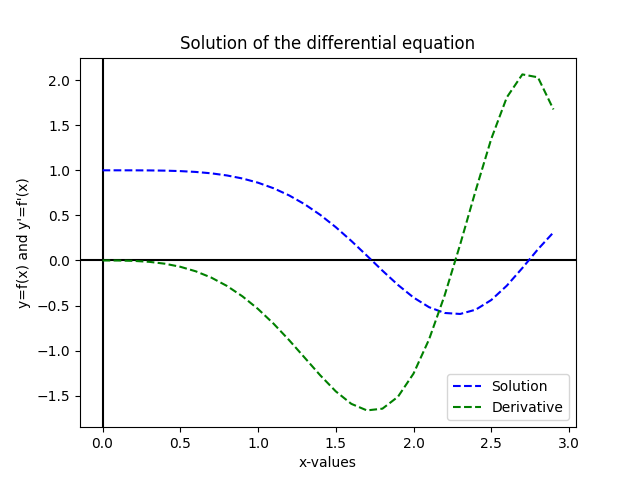

Write the Python code that produced this figure.
#Solving 2nd order ODE using odeint()
#Example 3

import numpy as np
import matplotlib.pyplot as plt
from scipy.integrate import odeint

def model(u,x):                                          #odeint() creates array like object u which must contain the function and its derivattive in it
    y1=u[0]                 
    y2=u[1]
    dy1dx1=y2                                             #1st derivative
    dy2dx2=-2*x**2*np.sin(y1)                    #2nd derivative
    list=[dy1dx1,dy2dx2]                             #Packed in a list
    return list
    
u0=[1,0]                                                     #Initial values of y1 and dy1dx1 packed in list
xrange=np.arange(0,3,0.1)
sol=odeint(model,u0,xrange)
plt.title('Solution of the differential equation')
plt.xlabel('x-values')
plt.ylabel("y=f(x) and y'=f'(x)")
plt.axhline(y=0,color='black')
plt.axvline(x=0,color='black')
plt.plot(xrange,sol[:,0],'b--',label='Solution')
plt.plot(xrange,sol[:,1],'g--',label='Derivative')
plt.legend()
plt.savefig('/home/tux_blue/Documents/GitHub/Computational-Physics-UG/Numerical Methods/Differential Equation (IVP)/Python Files/Built_in_function_based_Implementation/2nd_order_3.png')
plt.show()
